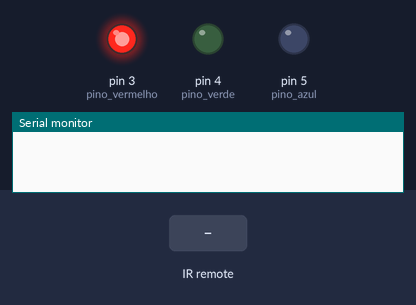
The sketch below on a simulated Arduino Uno, built with avr-gcc and run on an emulated ATmega328P. On the bench: output pins drawn as LEDs (lit = HIGH), the last lines printed to the serial monitor. The test bench sets the inputs (shaded band).

Above: at 1.2 s.
1.3 s: infrared code 0xE0E020DF received
At 1.9 s:
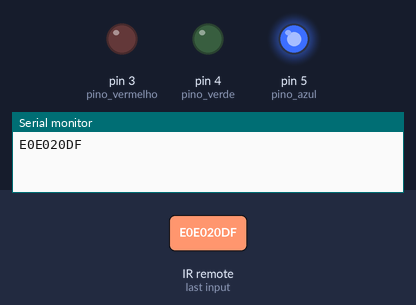
2.8 s: infrared code 0xE0E0A05F received
At 4.2 s:
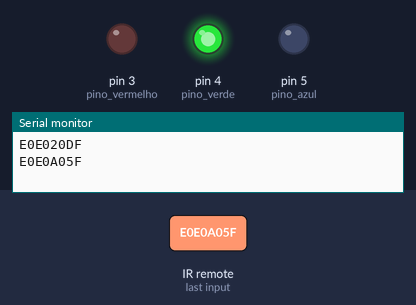
Timing chart, 0 to 5.8 s (numbered marks = the images above; inputs shaded):
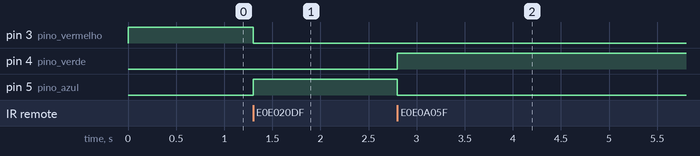

The sketch:

microstart.ino
```cpp
#include <IRremote.hpp>

// Pinos
const int pino_vermelho = 3;
const int pino_verde = 4;
const int pino_azul = 5;
const int pino_receptor_infravermelho = 7;

// Estados
const long stop = 0;
const long ready = 0xE0E020DF; // botão 1 do controle remoto
const long start = 0xE0E0A05F; // botão 2 do controle remoto

IRrecv irrecv(pino_receptor_infravermelho); // PASSA O PARÂMETRO PARA A FUNÇÃO irrecv
decode_results status;                      // VARIÁVEL QUE ARMAZENA OS RESULTADOS (SINAL IR RECEBIDO)

void setup()
{
  pinMode(pino_vermelho, OUTPUT);
  pinMode(pino_verde, OUTPUT);
  pinMode(pino_azul, OUTPUT);

  Serial.begin(9600);  // INICIALIZA A SERIAL
  irrecv.enableIRIn(); // INICIALIZA A RECEPÇÃO DE SINAIS

  status.value = stop;
  cor(255, 0, 0); // LED vermelho
}

void loop()
{

  if (irrecv.decode(&status)) // se algum código for recebido
  {
    Serial.println(status.value, HEX); // imprime o HEX Code
    irrecv.resume();                   // reinicializa o receptor

    if (status.value == ready)
    {
      cor(0, 0, 255); // LED azul
      irrecv.resume();
    }
    else if (status.value == start)
    {
      cor(0, 255, 0); // LED verde
      irrecv.resume();
    }
  }
}

void cor(unsigned char vermelho, unsigned char verde, unsigned char azul)
{
  analogWrite(pino_vermelho, vermelho);
  analogWrite(pino_verde, verde);
  analogWrite(pino_azul, azul);
}
```

Measured:
- after the input at 1.3 s, pin 3 (pino_vermelho): HIGH → LOW at once; pin 5 (pino_azul): LOW → HIGH at once
- after the input at 2.8 s, pin 4 (pino_verde): LOW → HIGH at once; pin 5 (pino_azul): HIGH → LOW at once
